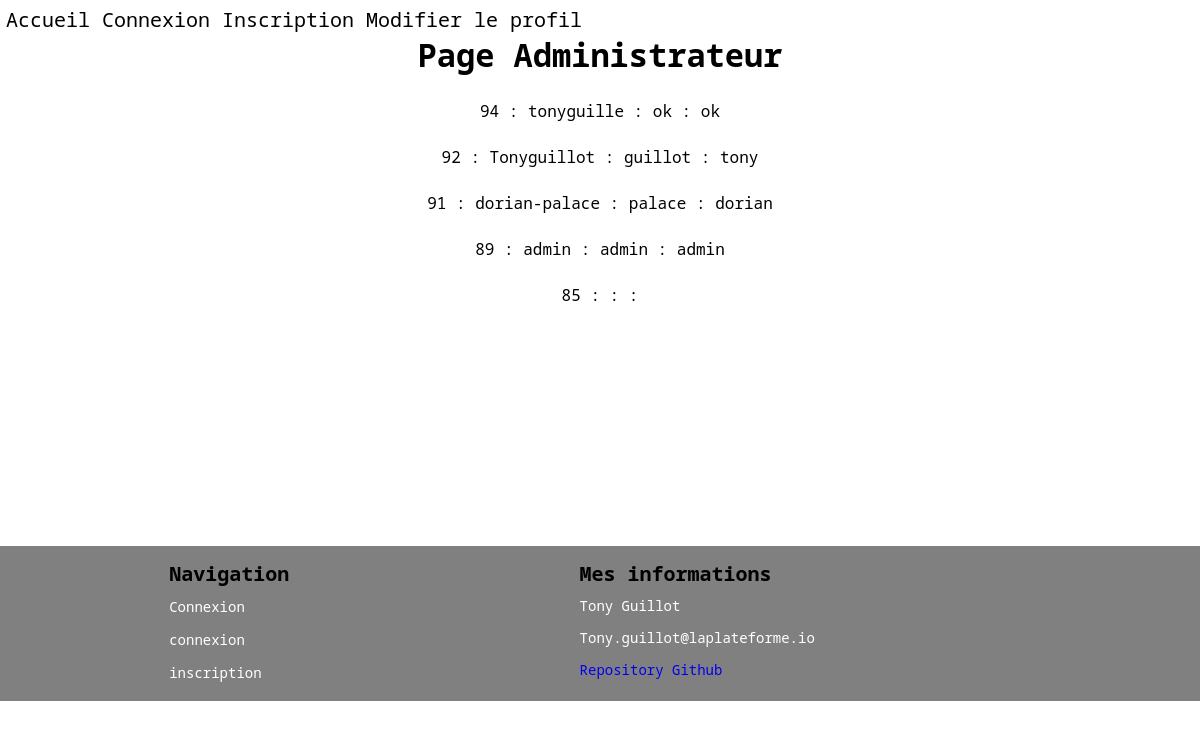
The app's page /admin.php with its own data.
### tables this page shows
CREATE TABLE IF NOT EXISTS `utilisateurs` (
  `id` int(255) NOT NULL AUTO_INCREMENT,
  `login` varchar(255) NOT NULL,
  `nom` varchar(255) NOT NULL,
  `prenom` varchar(255) NOT NULL,
  `password` varchar(255) NOT NULL,
  PRIMARY KEY (`id`)
);

### admin.php (the view, shortened to what this page needs)
<?php
$servname = 'localhost';
$dbname = 'tony-guillot_moduleconnexion';
$user = 'tonyguillot';
$mdp ='toto199800912';
$bdd = new PDO("mysql:host=$servname;dbname=$dbname;charset=utf8","$user","$mdp");
$bdd-> setAttribute(PDO::ATTR_ERRMODE, PDO::ERRMODE_EXCEPTION);
$utilisateurs = $bdd->query("SELECT * FROM utilisateurs ORDER BY id DESC");
?>
<!DOCTYPE html>
<html lang="en">
<head>
    <link rel="stylesheet" href="style.css">
</head>
<body>
<header>
            <nav>
                <ul>
                     <li>
                        <a href="index.php">Accueil</a>
                        <a href="connexion.php">Connexion</a>
                        <a href="inscription1.php">Inscription</a>
                        <a href="profil1.php">Modifier le profil</a>
                    </li>
                </ul>
            </nav>
    </header>
            <h1 id="admin">Page Administrateur</h1>
            <?php while($u = $utilisateurs->fetch()) {?>
                    <li id="admin2"> <?php echo $u['id'] ?> : <?php echo $u['login']?> : <?php echo$u['nom']?> : <?php echo $u['prenom']?> </li>
                    <?php } ?>
<footer class="footer">
<ul class="navigation">
    <h3 class="navi">Navigation</h3>
    <li><a href="index.php">Connexion</a></li>
    <li><a href="conneion.php">connexion</a></li>
    <li><a href="inscription.php">inscription</a></li>
</ul>
<ul class="contact">
    <h3 class="info">Mes informations</h3>
    <li>Tony Guillot</li>
    <li>Tony.guillot@laplateforme.io</li>
    <li><a href="https://github.com/tony-guillot/module-connexion.git">Repository Github</a></li>
</ul>
</body>
</html>

### style.css (style rules this page uses)
* { text-decoration: none; list-style: none; margin: 0; padding: 0; font-family: 'Noto Sans Mono', monospace; }
body { padding: 0; margin: 0; }
nav { font-family: 'Noto Sans Mono', monospace; font-size: 20px; display: flex; justify-content: space-between; padding-top: 0.5%; padding-left: 0.5%; }
#admin { text-align: center; }
#admin2 { padding-top: 2%; text-align: center; align-content: center; display: flex; justify-content: center; }
nav ul li a { color: black; text-decoration: none; }
.footer { margin-top: 20%; width: 100%; height: 100%; background-color: grey; display: flex; flex-direction: row; justify-content: space-around; font-family: 'Noto Sans Mono', monospace; }
.footer ul li a { transition: all 0.3s ease; }
.footer ul li { transition: all 0.3s ease; }
.navigation { margin-left: 2%; padding-top: 1%; padding-bottom: 1%; line-height: 2rem; }
.navi { font-size: 20px; color: black; }
.navigation a { color: white; font-size: 14px; }
.contact { color: white; line-height: 2rem; padding-top: 1%; padding-bottom: 1%; margin-right: 20%; font-size: 14px; }
.info { color: black; font-size: 20px; }

### records on screen
utilisateurs: id "94", login "tonyguille", nom "ok", prenom "ok"
utilisateurs: id "92", login "Tonyguillot", nom "guillot", prenom "tony"
utilisateurs: id "91", login "dorian-palace", nom "palace", prenom "dorian"
utilisateurs: id "89", login "admin", nom "admin", prenom "admin"
utilisateurs: id "85"
